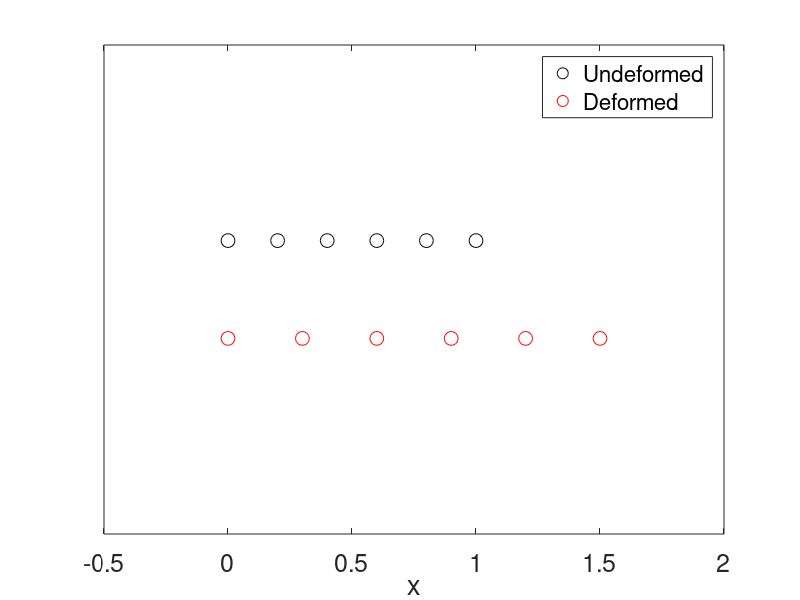
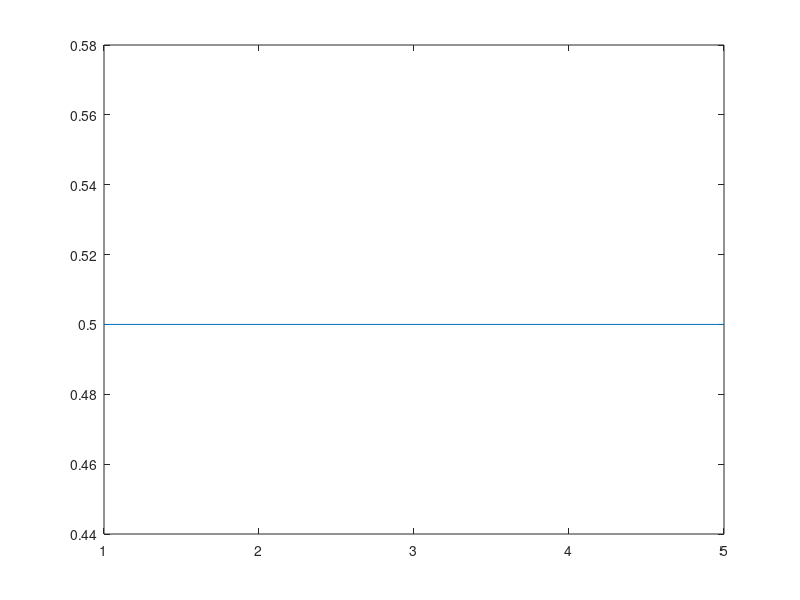

Reproduce these figures in MATLAB, in order.
clear; clc

N=5; % Number of elements
k=10; % N/m
f=1; % N
A=0.1;  % m^2
L=1;    % m
E = 10^7; % modulus

% Undeformed node locations
x=linspace(0,L,N+1);
Le = x(2)-x(1); % length of each element

% Prealloate the matrix
K=zeros(N+1,N+1);
F=zeros(N+1,1);

% Fill in matrices
for i=2:N
    K(i,i  )=k + k;  % Diagonal k(i-1) + k(i)
    K(i,i-1)=-k;     % Lower diagonal -k(i-1)
    K(i,i+1)=-k;     % Upper diagonal -k(i)
    F(i,1  )=0;
end
% First row
K(1,1)=1;
% Last row
K(N+1,N+1)=k;
K(N+1,N  )=-k;
F(N+1,1  )=f;

% Solve for the displacements
U=K\F;

% Plot the object
figure(1); clf(1)
plot(x,zeros(1,length(x))+0.1,'ok','Markersize',10) % Undeformed object
hold on
plot(x'+U,zeros(1,length(x))-0.1,'or','Markersize',10) % Deformed object
legend('Undeformed','Deformed');
xlabel('x');
set(gca,'fontsize',18)
ylim([-0.5,0.5]);
yticks([]);

% Strain
strain=zeros(1,N);
for i=1:N
    strain(i)=(U(i+1)-U(i))/Le;
end

figure(2); clf(2)
plot(strain)


% Stress
stress = strain*E;